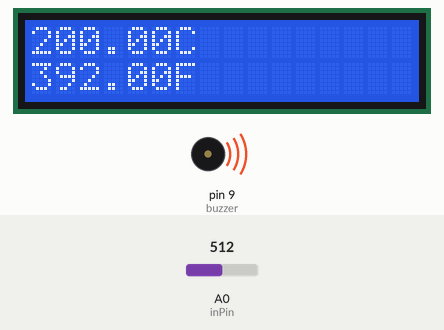
Simulated run of this sketch. Board: Arduino Uno, built with avr-gcc and run on an emulated ATmega328P. On the bench: 16×2 character LCD, buzzer (waves = sounding). The test bench sets the inputs (shaded band); at power-on: A0 (inPin) = 512.

Above: at 1.2 s.
1.3 s: A0 (inPin) set to 175
At 3.8 s:
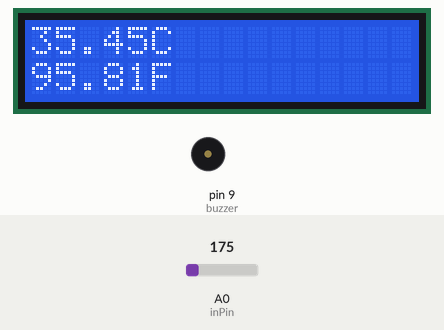
5.5 s: A0 (inPin) set to 149
At 6.6 s:
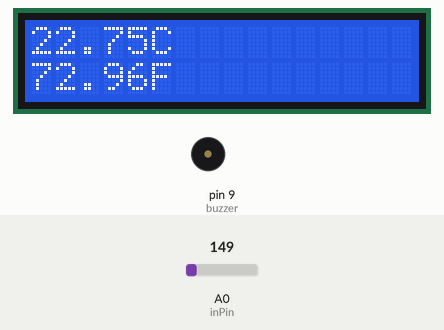
9.4 s: A0 (inPin) set to 122
At 10.4 s:
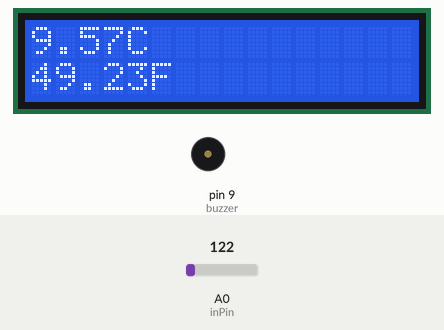
Timing chart, 0 to 12.4 s (numbered marks = the images above; inputs shaded):
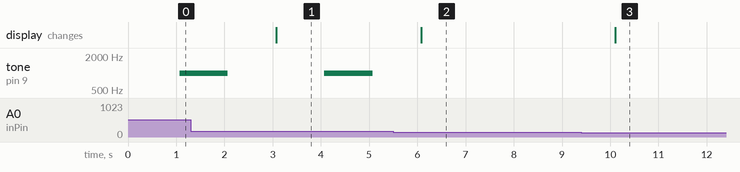

The sketch:

sketch_dec15a.ino
```cpp
#include <LiquidCrystal.h>

LiquidCrystal lcd(12, 11, 5, 4, 3, 2); //Digital pins to which you connect the LCD
const int inPin = 0;
const int buzzer=9;// A0 is where you connect the sensor
void setup()
{
  pinMode(buzzer,OUTPUT);
  lcd.begin(16,2);
}
void loop()
{
  int value = analogRead(inPin); // read the value from the sensor
  lcd.setCursor(0,1);
  float millivolts = (value / 1024.0) * 5;
  float celsius = (millivolts-0.5)*100;
  lcd.clear();
  lcd.setCursor(0,0);
  lcd.print(celsius);
  lcd.print("C");
  lcd.setCursor(0,1);
  lcd.print((celsius * 9)/5 + 32); //turning the celsius into fahrehait
  lcd.print("F");
  delay(1000);
  if(celsius>28.0){tone(buzzer,1000);delay(1000);noTone(buzzer);
  delay(1000);}
}
```

Measured:
- after the input at 1.3 s, the display: changes after 1.8 s (image 1)
- after the input at 5.5 s, tone on pin 9 (buzzer): stays silent (without the input it goes to 1000 Hz after 1.6 s); the display: changes after 0.58 s (image 2)
- after the input at 9.4 s, the display: changes after 0.70 s (image 3)
